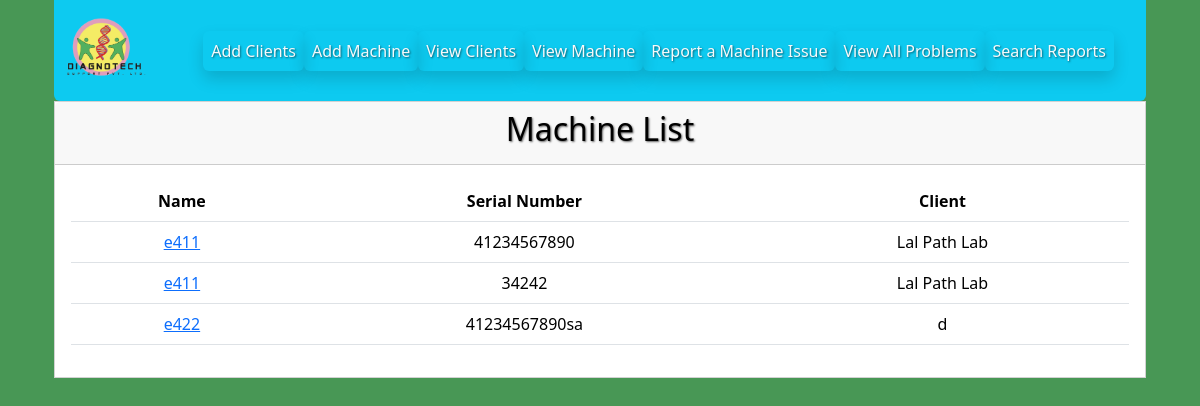
The page /machines/ (signed in) on the database its author committed.
### digidiagno/models/machinemodel.py (models this page shows, shortened)
class MachineModel(models.Model):
        machine_name = models.CharField( max_length=50)
        machine_serial_number = models.CharField(max_length=50, unique=True)
        client = models.ForeignKey(ClientModel, null=True, blank=True, related_name='machine', on_delete=models.CASCADE)

### digidiagno/models/clientmodel.py (models this page shows, shortened)
class ClientModel(models.Model):
    client_name = models.CharField( max_length=50)
    client_address = models.CharField( max_length=50)
    client_contact = models.CharField( max_length=50)
    def __str__(self):
                return self.client_name

### digidiagno/views/machineview.py (the view)
# urls.py: path('machines/', MachineView.view_machine, name='view_machine'),
    @login_required
    def view_machine(request):
       machine =  MachineModel.objects.all()
       return render(request, 'view_machine.html', {'machine':machine})

### digidiagno/templates/view_machine.html (shortened to what this page needs)
    {% extends 'base.html' %}
    {% block content %}
    {% if user.is_authenticated %}
    {% include "header.html" %}
    {% else %}
    <p>You are not logged in! Please login first</p>
    <a href="{% url 'login' %}"><button>
        Go To Login
    </button></a>
    {% endif %}
        <div class="container">
            <div class="row justify-content-center">
                <div class="col-12">
                    <div class="card text-center rounded-0 ">
                        <div class="card-header text-black"> <h2 class="h2 text-black">Machine List</h2></div>
                        <div class="card-body table-responsive">
                                <table class="table" >
                                    <tr>
                                        <th>Name</th>
                                        <th>Serial Number</th>
                                        <th>Client</th>
                                    </tr>
                                {% for x in machine %}
                                        <tr>
                                        <td>
                                            <a href="{% url 'machine_by_id' machine_id=x.id %}">
                                                {{ x.machine_name }}
                                            </a>
                                        </td>
                                        <td>{{ x.machine_serial_number}}</td>
                                        <td>{{ x.client}}</td>
                                        </tr>
            {% endfor %}
        </table>
        </div>
        </div>
        </div>
        </div>
        </div>
        {% endblock %}

### digidiagno/static/css/custom.css (style rules this page uses)
body { background-color: #489755 !important; }
h1,h2 { color: aliceblue; text-shadow: 1px 1px 2px rgba(0, 0, 0, 0.60) !important; }
table { color:white; }

### rows shown on the page
MachineModel: machine_name "e411", machine_serial_number "41234567890", client "Lal Path Lab"
MachineModel: machine_name "e411", machine_serial_number "34242", client "Lal Path Lab"
MachineModel: machine_name "e422", machine_serial_number "41234567890sa", client "d"
